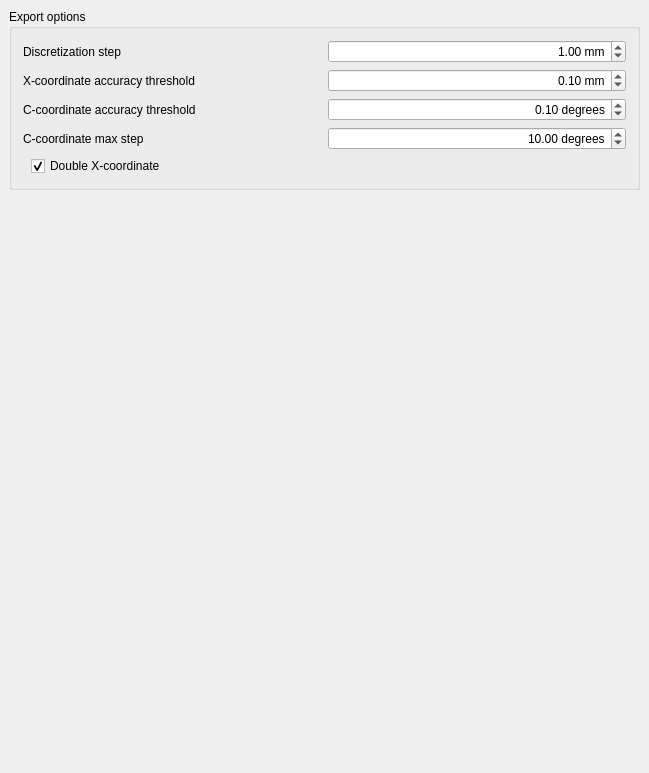
<?xml version="1.0" encoding="UTF-8"?>
<ui version="4.0">
 <class>Gui::Dialog::DlgSettingsDraft</class>
 <widget class="QWidget" name="Gui::Dialog::DlgSettingsDraft">
  <property name="geometry">
   <rect>
    <x>0</x>
    <y>0</y>
    <width>649</width>
    <height>773</height>
   </rect>
  </property>
  <property name="windowTitle">
   <string>Polar coordinates</string>
  </property>
  <layout class="QVBoxLayout">
   <property name="spacing">
    <number>6</number>
   </property>
   <property name="leftMargin">
    <number>9</number>
   </property>
   <property name="topMargin">
    <number>9</number>
   </property>
   <property name="rightMargin">
    <number>9</number>
   </property>
   <property name="bottomMargin">
    <number>9</number>
   </property>
   <item>
    <widget class="QGroupBox" name="groupBox">
     <property name="title">
      <string>Export options</string>
     </property>
     <layout class="QVBoxLayout" name="verticalLayout">
      <item>
       <layout class="QHBoxLayout" name="horizontalLayout_1" stretch="0,0">
        <item>
         <widget class="QLabel" name="label_5">
          <property name="text">
           <string>Discretization step</string>
          </property>
         </widget>
        </item>
        <item>
         <widget class="Gui::PrefDoubleSpinBox" name="doubleSpinBox">
          <property name="toolTip">
           <string>Maximum length of each segment.</string>
          </property>
          <property name="alignment">
           <set>Qt::AlignRight|Qt::AlignTrailing|Qt::AlignVCenter</set>
          </property>
          <property name="suffix">
           <string> mm</string>
          </property>
          <property name="maximum">
           <double>9999.989999999999782</double>
          </property>
          <property name="value">
           <double>1.000000000000000</double>
          </property>
          <property name="prefEntry" stdset="0">
           <cstring>discretizationStep</cstring>
          </property>
          <property name="prefPath" stdset="0">
           <cstring>Mod/PolarCoordinatesExporter</cstring>
          </property>
         </widget>
        </item>
       </layout>
      </item>
      <item>
       <layout class="QHBoxLayout" name="horizontalLayout_2">
        <item>
         <widget class="QLabel" name="label">
          <property name="text">
           <string>X-coordinate accuracy threshold</string>
          </property>
         </widget>
        </item>
        <item>
         <widget class="Gui::PrefDoubleSpinBox" name="doubleSpinBox_2">
          <property name="toolTip">
           <string>Minimum valuable change of coordinate.</string>
          </property>
          <property name="alignment">
           <set>Qt::AlignRight|Qt::AlignTrailing|Qt::AlignVCenter</set>
          </property>
          <property name="suffix">
           <string> mm</string>
          </property>
          <property name="maximum">
           <double>9999.989999999999782</double>
          </property>
          <property name="value">
           <double>0.100000000000000</double>
          </property>
          <property name="prefEntry" stdset="0">
           <cstring>xCoordinateAccuracyThreshold</cstring>
          </property>
          <property name="prefPath" stdset="0">
           <cstring>Mod/PolarCoordinatesExporter</cstring>
          </property>
         </widget>
        </item>
       </layout>
      </item>
      <item>
       <layout class="QHBoxLayout" name="horizontalLayout_3">
        <item>
         <widget class="QLabel" name="label">
          <property name="text">
           <string>C-coordinate accuracy threshold</string>
          </property>
         </widget>
        </item>
        <item>
         <widget class="Gui::PrefDoubleSpinBox" name="doubleSpinBox_3">
          <property name="toolTip">
           <string>Minimum valuable change of coordinate.</string>
          </property>
          <property name="alignment">
           <set>Qt::AlignRight|Qt::AlignTrailing|Qt::AlignVCenter</set>
          </property>
          <property name="suffix">
           <string> degrees</string>
          </property>
          <property name="maximum">
           <double>360.0</double>
          </property>
          <property name="value">
           <double>0.100000000000000</double>
          </property>
          <property name="prefEntry" stdset="0">
           <cstring>cCoordinateAccuracyThreshold</cstring>
          </property>
          <property name="prefPath" stdset="0">
           <cstring>Mod/PolarCoordinatesExporter</cstring>
          </property>
         </widget>
        </item>
       </layout>
      </item>
      <item>
       <layout class="QHBoxLayout" name="horizontalLayout_3">
        <item>
         <widget class="QLabel" name="label">
          <property name="text">
           <string>C-coordinate max step</string>
          </property>
         </widget>
        </item>
        <item>
         <widget class="Gui::PrefDoubleSpinBox" name="doubleSpinBox_3">
          <property name="toolTip">
           <string>Maximum step of coordinate.</string>
          </property>
          <property name="alignment">
           <set>Qt::AlignRight|Qt::AlignTrailing|Qt::AlignVCenter</set>
          </property>
          <property name="suffix">
           <string> degrees</string>
          </property>
          <property name="maximum">
           <double>360.0</double>
          </property>
          <property name="value">
           <double>10.0</double>
          </property>
          <property name="prefEntry" stdset="0">
           <cstring>cCoordinateMaxStep</cstring>
          </property>
          <property name="prefPath" stdset="0">
           <cstring>Mod/PolarCoordinatesExporter</cstring>
          </property>
         </widget>
        </item>
       </layout>
      </item>
      <item>
       <layout class="QHBoxLayout" name="horizontalLayout">
        <item>
         <spacer name="horizontalSpacer">
          <property name="orientation">
           <enum>Qt::Horizontal</enum>
          </property>
          <property name="sizeType">
           <enum>QSizePolicy::Fixed</enum>
          </property>
          <property name="sizeHint" stdset="0">
           <size>
            <width>8</width>
            <height>20</height>
           </size>
          </property>
         </spacer>
        </item>
        <item>
          <widget class="Gui::PrefCheckBox" name="checkBox_1">
            <property name="toolTip">
              <string>If checked, polar X-coordinate will be doubled. </string>
            </property>
            <property name="text">
              <string>Double X-coordinate</string>
            </property>
            <property name="checked">
              <bool>true</bool>
            </property>
            <property name="prefEntry" stdset="0">
              <cstring>doubleXCoordinate</cstring>
            </property>
            <property name="prefPath" stdset="0">
              <cstring>Mod/PolarCoordinatesExporter</cstring>
            </property>
          </widget>
        </item>
       </layout>
      </item>
     </layout>
    </widget>
   </item>
   <item>
    <spacer name="verticalSpacer">
     <property name="orientation">
      <enum>Qt::Vertical</enum>
     </property>
     <property name="sizeHint" stdset="0">
      <size>
       <width>20</width>
       <height>40</height>
      </size>
     </property>
    </spacer>
   </item>
  </layout>
 </widget>
 <layoutdefault spacing="6" margin="11"/>
 <pixmapfunction>qPixmapFromMimeSource</pixmapfunction>
 <customwidgets>
  <customwidget>
   <class>Gui::PrefCheckBox</class>
   <extends>QCheckBox</extends>
   <header>Gui/PrefWidgets.h</header>
  </customwidget>
  <customwidget>
   <class>Gui::PrefDoubleSpinBox</class>
   <extends>QDoubleSpinBox</extends>
   <header>Gui/PrefWidgets.h</header>
  </customwidget>
 </customwidgets>
 <resources/>
 <connections/>
</ui>
